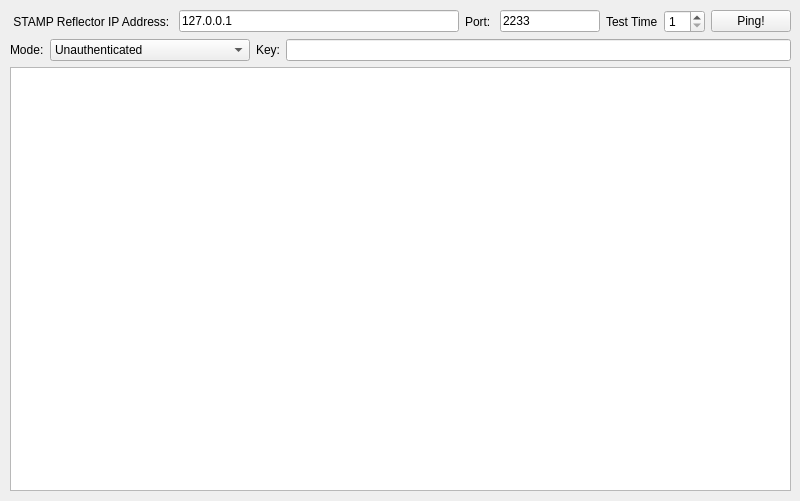
<?xml version="1.0" encoding="UTF-8"?>
<ui version="4.0">
 <class>MainWindow</class>
 <widget class="QMainWindow" name="MainWindow">
  <property name="geometry">
   <rect>
    <x>0</x>
    <y>0</y>
    <width>800</width>
    <height>501</height>
   </rect>
  </property>
  <property name="windowTitle">
   <string>MainWindow</string>
  </property>
  <widget class="QWidget" name="centralwidget">
   <widget class="QWidget" name="verticalLayoutWidget">
    <property name="geometry">
     <rect>
      <x>10</x>
      <y>10</y>
      <width>781</width>
      <height>481</height>
     </rect>
    </property>
    <layout class="QVBoxLayout" name="verticalLayout">
     <item>
      <layout class="QHBoxLayout" name="horizontalLayout">
       <item>
        <widget class="QLabel" name="label_2">
         <property name="text">
          <string> STAMP Reflector IP Address: </string>
         </property>
        </widget>
       </item>
       <item>
        <widget class="QLineEdit" name="ipEdit">
         <property name="text">
          <string>127.0.0.1</string>
         </property>
        </widget>
       </item>
       <item>
        <widget class="QLabel" name="label">
         <property name="text">
          <string>Port: </string>
         </property>
        </widget>
       </item>
       <item>
        <widget class="QLineEdit" name="portEdit">
         <property name="maximumSize">
          <size>
           <width>100</width>
           <height>16777215</height>
          </size>
         </property>
         <property name="text">
          <string>2233</string>
         </property>
        </widget>
       </item>
       <item>
        <widget class="QLabel" name="label_3">
         <property name="text">
          <string>Test Time</string>
         </property>
        </widget>
       </item>
       <item>
        <widget class="QSpinBox" name="testTime">
         <property name="maximumSize">
          <size>
           <width>50</width>
           <height>16777215</height>
          </size>
         </property>
         <property name="minimum">
          <number>1</number>
         </property>
         <property name="maximum">
          <number>10</number>
         </property>
        </widget>
       </item>
       <item>
        <widget class="QPushButton" name="ping">
         <property name="text">
          <string>Ping!</string>
         </property>
        </widget>
       </item>
      </layout>
     </item>
     <item>
      <layout class="QHBoxLayout" name="horizontalLayout_2">
       <item>
        <widget class="QLabel" name="label_5">
         <property name="text">
          <string>Mode:</string>
         </property>
        </widget>
       </item>
       <item>
        <widget class="QComboBox" name="mode">
         <property name="minimumSize">
          <size>
           <width>200</width>
           <height>0</height>
          </size>
         </property>
         <item>
          <property name="text">
           <string>Unauthenticated</string>
          </property>
         </item>
         <item>
          <property name="text">
           <string>Authenticated</string>
          </property>
         </item>
        </widget>
       </item>
       <item>
        <widget class="QLabel" name="label_4">
         <property name="text">
          <string>Key:</string>
         </property>
        </widget>
       </item>
       <item>
        <widget class="QLineEdit" name="key">
         <property name="text">
          <string/>
         </property>
        </widget>
       </item>
      </layout>
     </item>
     <item>
      <widget class="QTextEdit" name="textEdit">
       <property name="readOnly">
        <bool>true</bool>
       </property>
      </widget>
     </item>
    </layout>
   </widget>
  </widget>
 </widget>
 <resources/>
 <connections/>
</ui>
